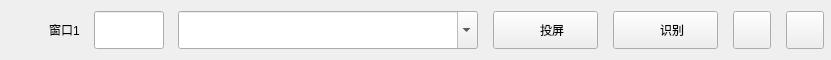
<?xml version="1.0" encoding="UTF-8"?>
<ui version="4.0">
 <class>VideoSetWidget</class>
 <widget class="QWidget" name="VideoSetWidget">
  <property name="geometry">
   <rect>
    <x>0</x>
    <y>0</y>
    <width>831</width>
    <height>60</height>
   </rect>
  </property>
  <property name="minimumSize">
   <size>
    <width>800</width>
    <height>60</height>
   </size>
  </property>
  <property name="maximumSize">
   <size>
    <width>831</width>
    <height>60</height>
   </size>
  </property>
  <property name="windowTitle">
   <string>Form</string>
  </property>
  <layout class="QGridLayout" name="gridLayout">
   <property name="leftMargin">
    <number>0</number>
   </property>
   <property name="topMargin">
    <number>0</number>
   </property>
   <property name="rightMargin">
    <number>0</number>
   </property>
   <property name="bottomMargin">
    <number>0</number>
   </property>
   <property name="spacing">
    <number>0</number>
   </property>
   <item row="0" column="0">
    <widget class="QWidget" name="VideoSetContent_widget" native="true">
     <layout class="QHBoxLayout" name="horizontalLayout">
      <property name="spacing">
       <number>14</number>
      </property>
      <property name="leftMargin">
       <number>9</number>
      </property>
      <property name="rightMargin">
       <number>0</number>
      </property>
      <item>
       <spacer name="horizontalSpacer_6">
        <property name="orientation">
         <enum>Qt::Horizontal</enum>
        </property>
        <property name="sizeType">
         <enum>QSizePolicy::Fixed</enum>
        </property>
        <property name="sizeHint" stdset="0">
         <size>
          <width>40</width>
          <height>20</height>
         </size>
        </property>
       </spacer>
      </item>
      <item>
       <widget class="QLabel" name="windowNum_label">
        <property name="text">
         <string>窗口1</string>
        </property>
       </widget>
      </item>
      <item>
       <widget class="QLineEdit" name="VideoName_label">
        <property name="minimumSize">
         <size>
          <width>70</width>
          <height>38</height>
         </size>
        </property>
        <property name="maximumSize">
         <size>
          <width>70</width>
          <height>16777215</height>
         </size>
        </property>
        <property name="maxLength">
         <number>25</number>
        </property>
       </widget>
      </item>
      <item>
       <layout class="QHBoxLayout" name="horizontalLayout_2">
        <property name="spacing">
         <number>0</number>
        </property>
        <item>
         <widget class="QComboBox" name="VideoSet_comboBox">
          <property name="minimumSize">
           <size>
            <width>300</width>
            <height>38</height>
           </size>
          </property>
          <property name="maximumSize">
           <size>
            <width>300</width>
            <height>38</height>
           </size>
          </property>
          <property name="autoFillBackground">
           <bool>false</bool>
          </property>
          <property name="editable">
           <bool>true</bool>
          </property>
          <property name="duplicatesEnabled">
           <bool>false</bool>
          </property>
          <property name="frame">
           <bool>true</bool>
          </property>
         </widget>
        </item>
        <item>
         <spacer name="horizontalSpacer_2">
          <property name="orientation">
           <enum>Qt::Horizontal</enum>
          </property>
          <property name="sizeType">
           <enum>QSizePolicy::Fixed</enum>
          </property>
          <property name="sizeHint" stdset="0">
           <size>
            <width>15</width>
            <height>20</height>
           </size>
          </property>
         </spacer>
        </item>
        <item>
         <widget class="QPushButton" name="VideoSet_pushButton">
          <property name="minimumSize">
           <size>
            <width>105</width>
            <height>38</height>
           </size>
          </property>
          <property name="maximumSize">
           <size>
            <width>110</width>
            <height>38</height>
           </size>
          </property>
          <property name="text">
           <string>    投屏</string>
          </property>
          <property name="checkable">
           <bool>true</bool>
          </property>
         </widget>
        </item>
        <item>
         <spacer name="horizontalSpacer_4">
          <property name="orientation">
           <enum>Qt::Horizontal</enum>
          </property>
          <property name="sizeType">
           <enum>QSizePolicy::Fixed</enum>
          </property>
          <property name="sizeHint" stdset="0">
           <size>
            <width>15</width>
            <height>20</height>
           </size>
          </property>
         </spacer>
        </item>
        <item>
         <widget class="QPushButton" name="Identify_pushButton">
          <property name="minimumSize">
           <size>
            <width>105</width>
            <height>38</height>
           </size>
          </property>
          <property name="maximumSize">
           <size>
            <width>110</width>
            <height>38</height>
           </size>
          </property>
          <property name="text">
           <string>    识别</string>
          </property>
          <property name="checkable">
           <bool>true</bool>
          </property>
         </widget>
        </item>
        <item>
         <spacer name="horizontalSpacer_3">
          <property name="orientation">
           <enum>Qt::Horizontal</enum>
          </property>
          <property name="sizeType">
           <enum>QSizePolicy::Fixed</enum>
          </property>
          <property name="sizeHint" stdset="0">
           <size>
            <width>15</width>
            <height>20</height>
           </size>
          </property>
         </spacer>
        </item>
        <item>
         <widget class="QPushButton" name="SwitchBigScreen_pushButton">
          <property name="minimumSize">
           <size>
            <width>38</width>
            <height>38</height>
           </size>
          </property>
          <property name="text">
           <string/>
          </property>
          <property name="checkable">
           <bool>true</bool>
          </property>
         </widget>
        </item>
        <item>
         <spacer name="horizontalSpacer_5">
          <property name="orientation">
           <enum>Qt::Horizontal</enum>
          </property>
          <property name="sizeType">
           <enum>QSizePolicy::Fixed</enum>
          </property>
          <property name="sizeHint" stdset="0">
           <size>
            <width>15</width>
            <height>20</height>
           </size>
          </property>
         </spacer>
        </item>
        <item>
         <widget class="QPushButton" name="DeleteItem_pushButton">
          <property name="minimumSize">
           <size>
            <width>38</width>
            <height>38</height>
           </size>
          </property>
          <property name="maximumSize">
           <size>
            <width>38</width>
            <height>38</height>
           </size>
          </property>
          <property name="text">
           <string/>
          </property>
         </widget>
        </item>
       </layout>
      </item>
      <item>
       <spacer name="horizontalSpacer">
        <property name="orientation">
         <enum>Qt::Horizontal</enum>
        </property>
        <property name="sizeHint" stdset="0">
         <size>
          <width>40</width>
          <height>20</height>
         </size>
        </property>
       </spacer>
      </item>
     </layout>
    </widget>
   </item>
  </layout>
 </widget>
 <resources/>
 <connections/>
</ui>
